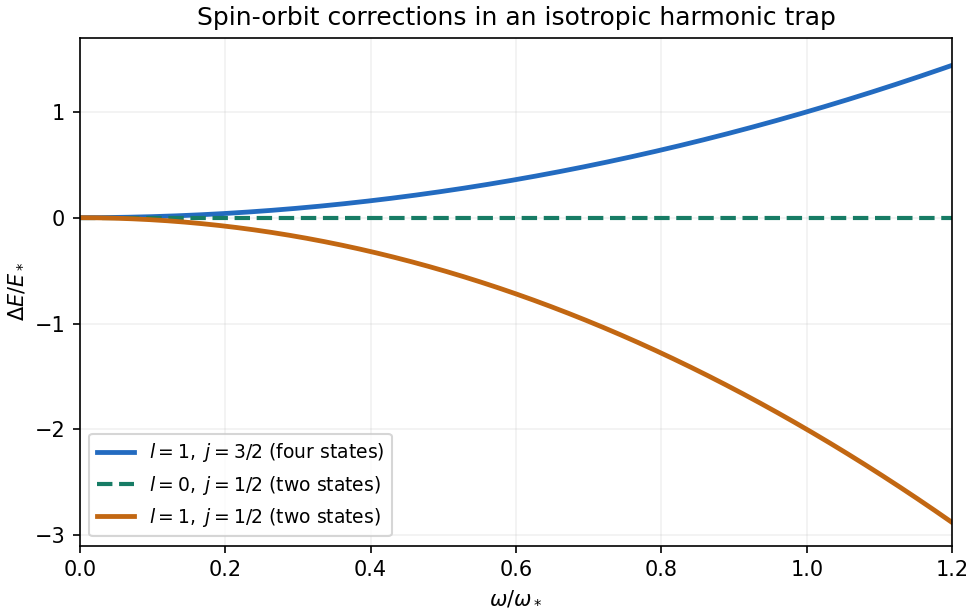

Python code for this plot:
"""Original dimensionless spin-orbit shifts; Python 3.14/numpy 2.3.5/matplotlib 3.10.7.

Run from mirrored _media directory. E_*=hbar^2*omega_*^2/(4*m*c^2).
"""
from pathlib import Path
import matplotlib
matplotlib.use('Agg')
import matplotlib.pyplot as plt
import numpy as np


def main():
    w=np.linspace(0,1.2,401)
    fig,ax=plt.subplots(figsize=(6.5,4.1),layout='constrained')
    ax.plot(w,w*w,color='#236bc0',lw=2.3,label=r'$l=1,\ j=3/2$ (four states)')
    ax.plot(w,np.zeros_like(w),color='#177c65',ls='--',lw=2,label=r'$l=0,\ j=1/2$ (two states)')
    ax.plot(w,-2*w*w,color='#c26712',lw=2.3,label=r'$l=1,\ j=1/2$ (two states)')
    ax.set(xlim=(0,1.2),ylim=(-3.1,1.7),xlabel=r'$\omega/\omega_*$',ylabel=r'$\Delta E/E_*$',title='Spin-orbit corrections in an isotropic harmonic trap')
    ax.grid(alpha=.18)
    ax.legend(loc='lower left',fontsize=9)
    fig.savefig(Path.cwd()/Path(__file__).with_suffix('.png').name,dpi=150,facecolor='white')
    plt.close(fig)


if __name__=='__main__':main()
